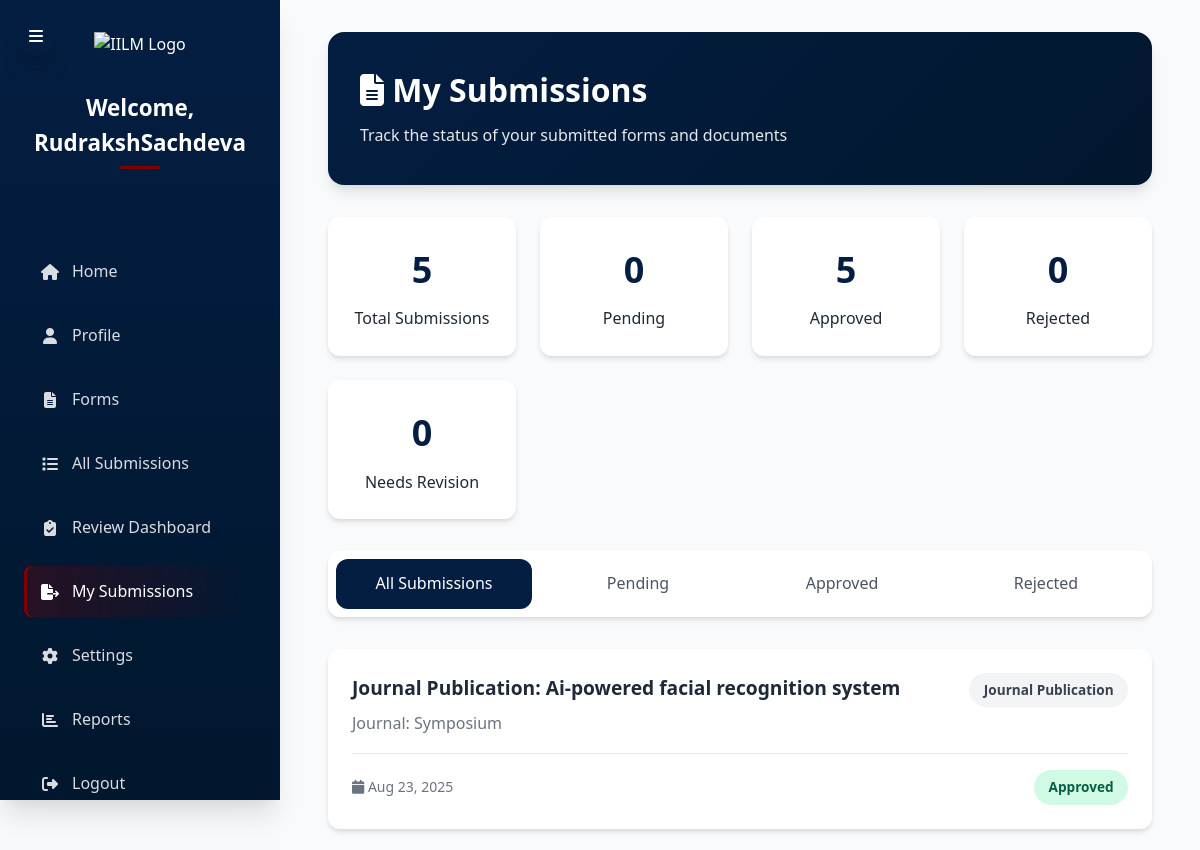
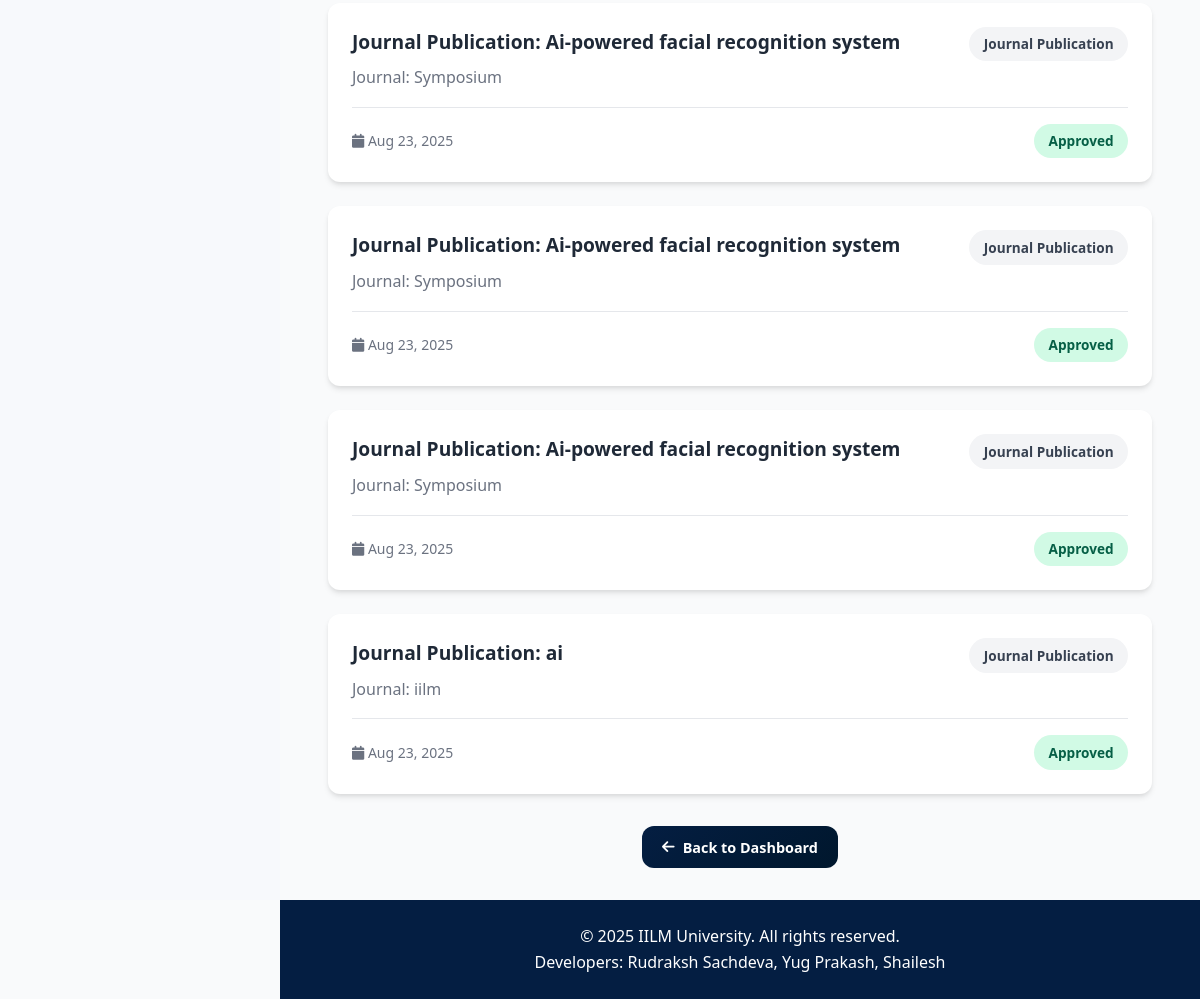
Page /my-submissions/ (signed in) on the committed database (2 pictures, top to bottom).
### core/models.py (models this page shows, shortened)
class CustomUser(AbstractUser):
    ROLE_CHOICES = [
        ('vice chancellor', 'Vice Chancellor'),
        ('dean', 'Dean'),
        ('cluster_head', 'Cluster Head'),
        ('faculty', 'Faculty')
    ]
    school = models.CharField(max_length=100, blank=True, null=True)
    department = models.CharField(max_length=100, blank=True, null=True)
    designation = models.CharField(max_length=100, blank=True, null=True)
    role = models.CharField(max_length=20, choices=ROLE_CHOICES, default='faculty')
    highest_qualification = models.CharField(max_length=100, blank=True, null=True)
    specialization = models.CharField(max_length=100, blank=True, null=True)
    orcid_id = models.CharField(max_length=100, blank=True, null=True)
    scopus_id = models.CharField(max_length=100, blank=True, null=True)
    google_scholar_link = models.URLField(blank=True, null=True)
    vidwaan_id = models.CharField(max_length=100, blank=True, null=True)
    profile_picture = models.ImageField(upload_to=user_directory_path, blank=True, null=True)
    is_profile_complete = models.BooleanField(default=False)

class FacultySubmission(models.Model):
    STATUS_CHOICES = [
        ('pending', 'Pending Review'),
        ('under_review', 'Under Review'),
        ('approved', 'Approved'),
        ('rejected', 'Rejected'),
        ('needs_revision', 'Needs Revision'),
    ]
    SUBMISSION_TYPE_CHOICES = [
        ('journal_publication', 'Journal Publication'),
        ('conference_publication', 'Conference Publication'),
        ('research_projects', 'Research Projects'),
        ('patents', 'Patents'),
        ('copyrights', 'Copyrights'),
        ('phd_guidance', 'PhD Guidance'),
        ('book_chapter', 'Book Chapter'),
        ('book', 'Book'),
        ('consultancy_projects', 'Consultancy Projects'),
        ('editorial_roles', 'Editorial Roles'),
        ('reviewer_roles', 'Reviewer Roles'),
        ('awards', 'Awards'),
        ('industry_collaboration', 'Industry Collaboration'),
        ('annual_faculty_report', 'Annual Faculty Report'),
        ('research_grant_application', 'Research Grant Application'),
        ('conference_travel_request', 'Conference Travel Request'),
        ('publications_update', 'Publications Update'),
        ('curriculum_development', 'Curriculum Development'),
    ]
    user = models.ForeignKey(settings.AUTH_USER_MODEL, on_delete=models.CASCADE, related_name='submissions')
    submission_type = models.CharField(max_length=50, choices=SUBMISSION_TYPE_CHOICES)
    title = models.CharField(max_length=255)
    description = models.TextField(blank=True, null=True)
    content = models.JSONField(default=dict, help_text="Stores the actual submission data")
    status = models.CharField(max_length=20, choices=STATUS_CHOICES, default='pending')
    submitted_at = models.DateTimeField(auto_now_add=True)
    updated_at = models.DateTimeField(auto_now=True)
    reviewed_by = models.ForeignKey(
        settings.AUTH_USER_MODEL,
        on_delete=models.SET_NULL,
        null=True,
        blank=True,
        related_name='reviewed_submissions'
    )
    reviewed_at = models.DateTimeField(null=True, blank=True)
    review_comments = models.TextField(blank=True, null=True)
    department = models.CharField(max_length=100, blank=True, null=True)
    school = models.CharField(max_length=100, blank=True, null=True)
    class Meta:
        ordering = ['-submitted_at']
        indexes = [
            models.Index(fields=['status', 'submission_type']),
            models.Index(fields=['user', 'status']),
            models.Index(fields=['department', 'status']),
        ]

### core/views.py (the view)
# urls.py: path("my-submissions/", views.my_submissions, name="my_submissions"),
@login_required
def my_submissions(request):
    submissions = FacultySubmission.objects.filter(user=request.user)
    status_filter = request.GET.get('status')
    if status_filter:
        submissions = submissions.filter(status=status_filter)
    paginator = Paginator(submissions, 10)
    page_number = request.GET.get('page')
    page_obj = paginator.get_page(page_number)
    stats = {
        'total': submissions.count(),
        'pending': submissions.filter(status='pending').count(),
        'approved': submissions.filter(status='approved').count(),
        'rejected': submissions.filter(status='rejected').count(),
        'needs_revision': submissions.filter(status='needs_revision').count(),
    }
    context = {
        'submissions': page_obj,
        'stats': stats,
        'status_filter': status_filter,
    }
    return render(request, 'my_submissions.html', context)

### templates/my_submissions.html (shortened to what this page needs)
{% load static %}
<!DOCTYPE html>
<html lang="en">
  <head>
    <link rel="stylesheet" href="{% static 'css/dashboard.css' %}" />
    <link
      rel="stylesheet"
      href="https://cdnjs.cloudflare.com/ajax/libs/font-awesome/6.4.0/css/all.min.css"
    />
  </head>
  <body>
    <div class="menu-toggle">
      <i class="fas fa-bars"></i>
    </div>
    <div class="dashboard-container">
      <nav class="sidebar">
        <div class="sidebar-logo">
          <img
            src="{% static 'images/iilm.png' %}"
            alt="IILM Logo"
            style="width: 120px; height: auto"
          />
        </div>
        <h2>Welcome, {{ user.username }}</h2>
        <ul>
          <li><a href="{% url 'dashboard' %}"><i class="fas fa-home"></i> <span>Home</span></a></li>
          <li><a href="{% url 'view_profile' %}"><i class="fas fa-user"></i> <span>Profile</span></a></li>
          <li><a href="{% url 'form_view' %}"><i class="fas fa-file-alt"></i> <span>Forms</span></a></li>
          <li><a href="{% url 'submission_list' %}"><i class="fas fa-list"></i> <span>All Submissions</span></a></li>
          <li><a href="{% url 'review_dashboard' %}"><i class="fas fa-clipboard-check"></i> <span>Review Dashboard</span></a></li>
          <li><a href="{% url 'my_submissions' %}" class="active"><i class="fas fa-file-export"></i> <span>My Submissions</span></a></li>
          <li><a href="#"><i class="fas fa-cog"></i> <span>Settings</span></a></li>
          <li><a href="#"><i class="fas fa-chart-bar"></i> <span>Reports</span></a></li>
          <li><a href="{% url 'logout' %}"><i class="fas fa-sign-out-alt"></i> <span>Logout</span></a></li>
        </ul>
      </nav>
      <div class="main-content">
        <div class="submissions-container">
          <div class="page-header">
            <h1><i class="fas fa-file-alt"></i> My Submissions</h1>
            <p>Track the status of your submitted forms and documents</p>
          </div>
          <div class="stats-grid">
            <div class="stat-card">
              <div class="stat-number">{{ stats.total }}</div>
              <div>Total Submissions</div>
            </div>
            <div class="stat-card">
              <div class="stat-number">{{ stats.pending }}</div>
              <div>Pending</div>
            </div>
            <div class="stat-card">
              <div class="stat-number">{{ stats.approved }}</div>
              <div>Approved</div>
            </div>
            <div class="stat-card">
              <div class="stat-number">{{ stats.rejected }}</div>
              <div>Rejected</div>
            </div>
            <div class="stat-card">
              <div class="stat-number">{{ stats.needs_revision }}</div>
              <div>Needs Revision</div>
            </div>
          </div>
          <div class="filter-tabs">
            <a
              href="{% url 'my_submissions' %}"
              class="filter-tab {% if not status_filter %}active{% endif %}"
            >
              All Submissions
            </a>
            <a
              href="{% url 'my_submissions' %}?status=pending"
              class="filter-tab {% if status_filter == 'pending' %}active{% endif %}"
            >
              Pending
            </a>
            <a
              href="{% url 'my_submissions' %}?status=approved"
              class="filter-tab {% if status_filter == 'approved' %}active{% endif %}"
            >
              Approved
            </a>
            <a
              href="{% url 'my_submissions' %}?status=rejected"
              class="filter-tab {% if status_filter == 'rejected' %}active{% endif %}"
            >
              Rejected
            </a>
          </div>
          <div class="submissions-grid">
            {% for submission in submissions %}
            <div class="submission-card">
              <div class="submission-header">
                <div>
                  <h3 class="submission-title">{{ submission.title }}</h3>
                  {% if submission.description %}
                  <p style="color: var(--gray-500); margin: 0">
                    {{ submission.description|truncatechars:100 }}
                  </p>
                  {% endif %}
                </div>
                <span class="submission-type"
                  >{{ submission.get_submission_type_display }}</span
                >
              </div>
              <div class="submission-meta">
                <span class="submission-date">
                  <i class="fas fa-calendar"></i> {{ submission.submitted_at|date:"M d, Y" }}
                </span>
                <span class="status-badge status-{{ submission.status }}">
                  {{ submission.get_status_display }}
                </span>
              </div>
            </div>
            {% endfor %}
          </div>
          <div style="text-align: center; margin-top: 2rem">
            <a
              href="{% url 'dashboard' %}"
              class="btn btn-primary"
            >
              <i class="fas fa-arrow-left"></i> Back to Dashboard
            </a>
          </div>
        </div>
      </div>
    </div>
    <footer>
      <div class="footer-container">
        <p>&copy; 2025 IILM University. All rights reserved.
          <br />
          Developers: Rudraksh Sachdeva, Yug Prakash, Shailesh
        </p>
      </div>
    </footer>
  </body>
</html>

### static/css/dashboard.css (style rules this page uses)
:root { --primary: #1d4ed8; --dark-bg: #1f2937; --light-bg: #f7f9fc; --card-bg: #ffffff; --text-dark: #111827; --text-light: #ffffff; --text-muted: #666; --highlight-bg: #e0f2fe; --box-shadow: 0 4px 12px rgba(0, 0, 0, 0.05); }
* { margin: 0; padding: 0; box-sizing: border-box; font-family: "Segoe UI", Tahoma, Geneva, Verdana, sans-serif; }
body { background-color: var(--light-bg); color: var(--text-dark); }
.dashboard-container { display: flex; min-height: 100vh; background-color: var(--light-bg); }
.sidebar { width: 250px; background-color: var(--primary); color: var(--text-light); padding: 2rem 1rem; }
.sidebar h2 { font-size: 1.5rem; text-align: center; margin-bottom: 2rem; }
.sidebar ul { list-style: none; }
.sidebar ul li { margin-bottom: 1rem; }
.sidebar ul li a { color: #81202c; text-decoration: none; font-size: 1rem; transition: 0.3s; }
.main-content { flex: 1; padding: 2rem; }

### rows in the picture
CustomUser: username "RudrakshSachdeva"
FacultySubmission: title "Journal Publication: Ai-powered facial recognition system", description "Journal: Symposium", submission_type "Journal Publication", submitted_at "Aug 23, 2025", status "Approved"
FacultySubmission: title "Journal Publication: Ai-powered facial recognition system", description "Journal: Symposium", submission_type "Journal Publication", submitted_at "Aug 23, 2025", status "Approved"
FacultySubmission: title "Journal Publication: Ai-powered facial recognition system", description "Journal: Symposium", submission_type "Journal Publication", submitted_at "Aug 23, 2025", status "Approved"
FacultySubmission: title "Journal Publication: Ai-powered facial recognition system", description "Journal: Symposium", submission_type "Journal Publication", submitted_at "Aug 23, 2025", status "Approved"
FacultySubmission: title "Journal Publication: ai", description "Journal: iilm", submission_type "Journal Publication", submitted_at "Aug 23, 2025", status "Approved"

### other values in the picture
{{ stats.total }} "5"
{{ stats.pending }} "0"
{{ stats.approved }} "5"
{{ stats.rejected }} "0"
{{ stats.needs_revision }} "0"
